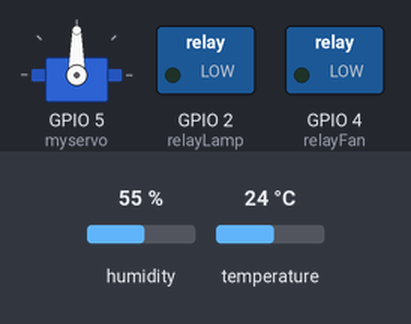
The sketch below on a simulated ESP32. Parts: servo, switched loads named in the sketch (green lamp = pin HIGH). The test bench sets the inputs (shaded band); at power-on: temperature 24 °C, humidity 55 %. WiFi joins after 1.5 s; servers stay silent unless stated; what the sketch prints to the serial monitor is not drawn.

Above: at 2.7 s.
2.8 s: temperature set to 25.4 °C
9.0 s: temperature set to 26.3 °C
At 15.1 s:
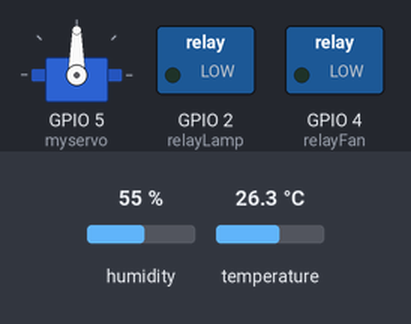
18.1 s: temperature set to 27.4 °C
25.5 s: temperature set to 28.7 °C
At 31.15 s:
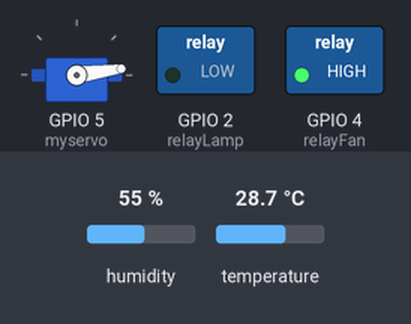
33.4 s: temperature set to 12 °C
At 40.1 s:
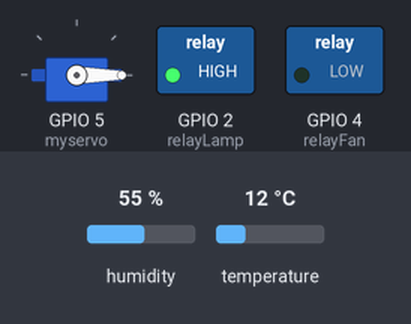
41.2 s: temperature set to 26 °C
At 47.2 s:
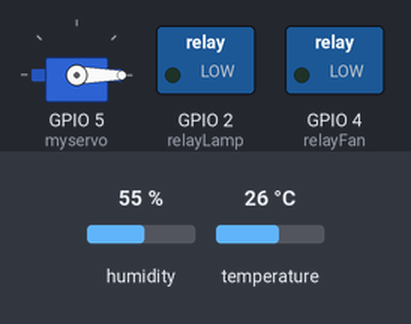
Timing chart, 0 to 48.7 s (numbered marks = the images above; inputs shaded):
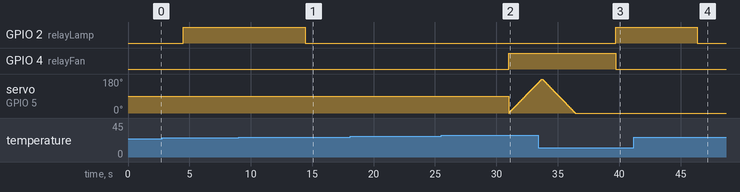

Measured:
- the behaviour switches between 27.9 and 28 °C on temperature (found by bisection; images 1 and 2)
- after the input at 9.0 s, GPIO 2 (relayLamp): HIGH → LOW after 5.4 s
- after the input at 18.1 s, every drawn part: stays the same
- after the input at 25.5 s, GPIO 4 (relayFan): LOW → HIGH after 5.5 s
- after the input at 33.4 s, GPIO 2 (relayLamp): LOW → HIGH after 6.3 s; GPIO 4 (relayFan): HIGH → LOW after 6.3 s; servo on GPIO 5 (myservo): goes on until 36.4 s, then stays 0°
- after the input at 41.2 s, GPIO 2 (relayLamp): HIGH → LOW after 5.2 s

The sketch:

source_code.ino
```cpp
//5200411469 Hielmi Sulaeman

#include "DHTesp.h"
#include <WiFi.h>
#include "ThingSpeak.h"
#include <ESP32Servo.h>
const int DHTPin = 15;
const int relayLamp = 2;
const int relayFan = 4;
const char * ssid = "Wokwi-GUEST";
const char * pass = "";
int Temp;
int Humd;
int Lamp;
int Fan;
int pos = 0;
// const int FieldNumber3 = 3;
// const int FieldNumber4 = 4;
unsigned long Channel = 1995924;
const char * writeAPIkey = "K1FV0XUTZY68W2XP";
Servo myservo;
WiFiClient client;
DHTesp dhtSensor;

void setup() {
  // put your setup code here, to run once:
  Serial.begin(115200);
  pinMode(relayLamp, OUTPUT);
  pinMode(relayFan, OUTPUT);
  myservo.attach(5);
  dhtSensor.setup(DHTPin,DHTesp::DHT22);
  dhtSensor.getPin();
  delay(10);
  WiFi.begin(ssid,pass);
  while(WiFi.status()!=WL_CONNECTED){
    delay(100);
    Serial.print(".");
  }
  Serial.println("Terkoneksi");
  WiFi.mode(WIFI_STA);
  ThingSpeak.begin(client);

}

void loop() {
  delay(3000);

  if(Temp<=25){
    Serial.println("Suhu dingin menyalakan lampu");
    digitalWrite(relayLamp, HIGH);
  }else{
    Serial.println("suhu panas lampu dimatikan");
    digitalWrite(relayLamp, LOW);
  }
  if(Temp>=28){
    Serial.println("Suhu panas kipas dinyalakan");
    digitalWrite(relayFan, HIGH);
    for (pos = 0; pos <= 180; pos += 1) { // goes from 0 degrees to 180 degrees
    // in steps of 1 degree
    myservo.write(pos);              // tell servo to go to position in variable 'pos'
    delay(15);                       // waits 15ms for the servo to reach the position
    }
    for (pos = 180; pos >= 0; pos -= 1) { // goes from 180 degrees to 0 degrees
      myservo.write(pos);              // tell servo to go to position in variable 'pos'
      delay(15);                       // waits 15ms for the servo to reach the position
    }
  }else{
    Serial.println("Suhu panas kipas dimatikan");
    digitalWrite(relayFan, LOW);
  }
  Temp = dhtSensor.getTemperature();
  Humd = dhtSensor.getHumidity();
  Serial.println("Temperaature:");
  Serial.print(Temp);
  Serial.println("C");
  Serial.println("Humidity:");
  Serial.print(Humd);
  Serial.println("%");

  ThingSpeak.setField(1,Temp);
  ThingSpeak.setField(2,Humd);

  ThingSpeak.writeFields(Channel,writeAPIkey);
}
```
